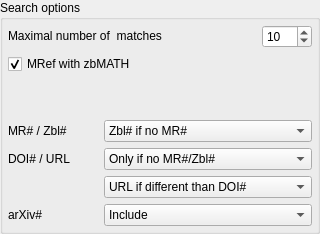
           <widget class="QGroupBox" name="groupBox">
            <property name="sizePolicy">
             <sizepolicy hsizetype="Fixed" vsizetype="Fixed">
              <horstretch>0</horstretch>
              <verstretch>0</verstretch>
             </sizepolicy>
            </property>
            <property name="minimumSize">
             <size>
              <width>320</width>
              <height>0</height>
             </size>
            </property>
            <property name="maximumSize">
             <size>
              <width>16777215</width>
              <height>300</height>
             </size>
            </property>
            <property name="title">
             <string>Search options</string>
            </property>
            <layout class="QGridLayout" name="gridLayout">
             <property name="leftMargin">
              <number>5</number>
             </property>
             <property name="topMargin">
              <number>5</number>
             </property>
             <property name="rightMargin">
              <number>5</number>
             </property>
             <property name="bottomMargin">
              <number>5</number>
             </property>
             <item row="12" column="1" colspan="3">
              <widget class="QComboBox" name="searchArxiv">
               <item>
                <property name="text">
                 <string>Include</string>
                </property>
               </item>
               <item>
                <property name="text">
                 <string>Exclude</string>
                </property>
               </item>
              </widget>
             </item>
             <item row="0" column="3">
              <widget class="QSpinBox" name="searchCount">
               <property name="sizePolicy">
                <sizepolicy hsizetype="Fixed" vsizetype="Fixed">
                 <horstretch>0</horstretch>
                 <verstretch>0</verstretch>
                </sizepolicy>
               </property>
               <property name="minimumSize">
                <size>
                 <width>50</width>
                 <height>0</height>
                </size>
               </property>
               <property name="maximumSize">
                <size>
                 <width>50</width>
                 <height>16777215</height>
                </size>
               </property>
               <property name="minimum">
                <number>1</number>
               </property>
               <property name="maximum">
                <number>999</number>
               </property>
               <property name="value">
                <number>10</number>
               </property>
              </widget>
             </item>
             <item row="0" column="0" colspan="3">
              <widget class="QLabel" name="label">
               <property name="sizePolicy">
                <sizepolicy hsizetype="Fixed" vsizetype="Fixed">
                 <horstretch>0</horstretch>
                 <verstretch>0</verstretch>
                </sizepolicy>
               </property>
               <property name="text">
                <string>Maximal number of  matches</string>
               </property>
              </widget>
             </item>
             <item row="6" column="0">
              <spacer name="verticalSpacer_2">
               <property name="orientation">
                <enum>Qt::Vertical</enum>
               </property>
               <property name="sizeHint" stdset="0">
                <size>
                 <width>20</width>
                 <height>40</height>
                </size>
               </property>
              </spacer>
             </item>
             <item row="9" column="0">
              <widget class="QLabel" name="label_14">
               <property name="sizePolicy">
                <sizepolicy hsizetype="Fixed" vsizetype="Preferred">
                 <horstretch>0</horstretch>
                 <verstretch>0</verstretch>
                </sizepolicy>
               </property>
               <property name="minimumSize">
                <size>
                 <width>90</width>
                 <height>0</height>
                </size>
               </property>
               <property name="maximumSize">
                <size>
                 <width>90</width>
                 <height>16777215</height>
                </size>
               </property>
               <property name="text">
                <string>MR# / Zbl#</string>
               </property>
              </widget>
             </item>
             <item row="12" column="0">
              <widget class="QLabel" name="label_16">
               <property name="sizePolicy">
                <sizepolicy hsizetype="Fixed" vsizetype="Preferred">
                 <horstretch>0</horstretch>
                 <verstretch>0</verstretch>
                </sizepolicy>
               </property>
               <property name="minimumSize">
                <size>
                 <width>90</width>
                 <height>0</height>
                </size>
               </property>
               <property name="maximumSize">
                <size>
                 <width>90</width>
                 <height>16777215</height>
                </size>
               </property>
               <property name="text">
                <string>arXiv#</string>
               </property>
              </widget>
             </item>
             <item row="9" column="1" colspan="3">
              <widget class="QComboBox" name="searchMRZbl">
               <property name="currentIndex">
                <number>3</number>
               </property>
               <item>
                <property name="text">
                 <string>Both</string>
                </property>
               </item>
               <item>
                <property name="text">
                 <string>MR#</string>
                </property>
               </item>
               <item>
                <property name="text">
                 <string>Zbl#</string>
                </property>
               </item>
               <item>
                <property name="text">
                 <string>Zbl# if no MR#</string>
                </property>
               </item>
               <item>
                <property name="text">
                 <string>MR# if no Zbl#</string>
                </property>
               </item>
               <item>
                <property name="text">
                 <string>Neither</string>
                </property>
               </item>
              </widget>
             </item>
             <item row="10" column="1" colspan="3">
              <widget class="QComboBox" name="searchIncludeDOIURL">
               <property name="currentIndex">
                <number>1</number>
               </property>
               <item>
                <property name="text">
                 <string>Include</string>
                </property>
               </item>
               <item>
                <property name="text">
                 <string>Only if no MR#/Zbl#</string>
                </property>
               </item>
               <item>
                <property name="text">
                 <string>Only if no MR#/Zbl#/arXiv#</string>
                </property>
               </item>
               <item>
                <property name="text">
                 <string>Exclude</string>
                </property>
               </item>
              </widget>
             </item>
             <item row="10" column="0">
              <widget class="QLabel" name="label_15">
               <property name="sizePolicy">
                <sizepolicy hsizetype="Fixed" vsizetype="Preferred">
                 <horstretch>0</horstretch>
                 <verstretch>0</verstretch>
                </sizepolicy>
               </property>
               <property name="minimumSize">
                <size>
                 <width>90</width>
                 <height>0</height>
                </size>
               </property>
               <property name="maximumSize">
                <size>
                 <width>90</width>
                 <height>16777215</height>
                </size>
               </property>
               <property name="text">
                <string>DOI# / URL</string>
               </property>
              </widget>
             </item>
             <item row="11" column="1" colspan="3">
              <widget class="QComboBox" name="searchDOIURL">
               <property name="currentIndex">
                <number>3</number>
               </property>
               <item>
                <property name="text">
                 <string>Both</string>
                </property>
               </item>
               <item>
                <property name="text">
                 <string>DOI#</string>
                </property>
               </item>
               <item>
                <property name="text">
                 <string>URL</string>
                </property>
               </item>
               <item>
                <property name="text">
                 <string>URL if different than DOI#</string>
                </property>
               </item>
               <item>
                <property name="text">
                 <string>DOI# as URL</string>
                </property>
               </item>
              </widget>
             </item>
             <item row="3" column="0" colspan="2">
              <widget class="QCheckBox" name="searchMrefWithZbl">
               <property name="text">
                <string>MRef with zbMATH</string>
               </property>
               <property name="checked">
                <bool>true</bool>
               </property>
              </widget>
             </item>
            </layout>
           </widget>
